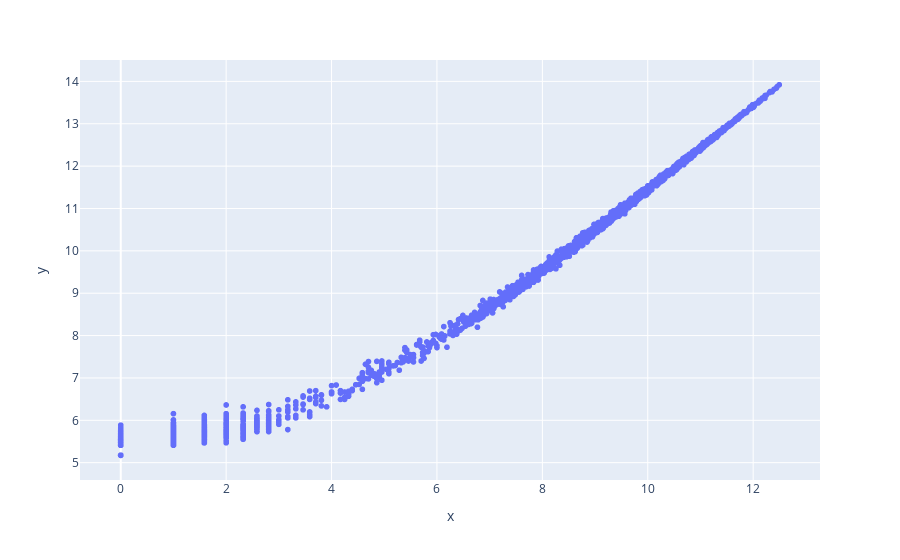

Here is the notebook cell this chart was saved with:
### Code cell
px.scatter(x=np.log2(rare.ad927_d1_dnaid2017_TV4592A+1), y = vst.ad927_d1_dnaid2017_TV4592A)

### Figure 1 — Plotly figure (JSON) as saved in the notebook; plotly's stock layout.template omitted (floating-point values rounded to 4 significant figures; data arrays with more than 128 entries replaced by an {"elided": "..."} marker saying what was removed)
{"data": [{"hovertemplate": "x=%{x}<br>y=%{y}<extra></extra>", "legendgroup": "", "marker": {"color": "#636efa", "symbol": "circle"}, "mode": "markers", "name": "", "showlegend": false, "type": "scattergl", "x": {"elided": "3111 float values"}, "xaxis": "x", "y": {"elided": "3111 float values"}, "yaxis": "y"}], "layout": {"legend": {"tracegroupgap": 0}, "margin": {"t": 60}, "xaxis": {"anchor": "y", "domain": [0, 1], "title": {"text": "x"}}, "yaxis": {"anchor": "x", "domain": [0, 1], "title": {"text": "y"}}}}
